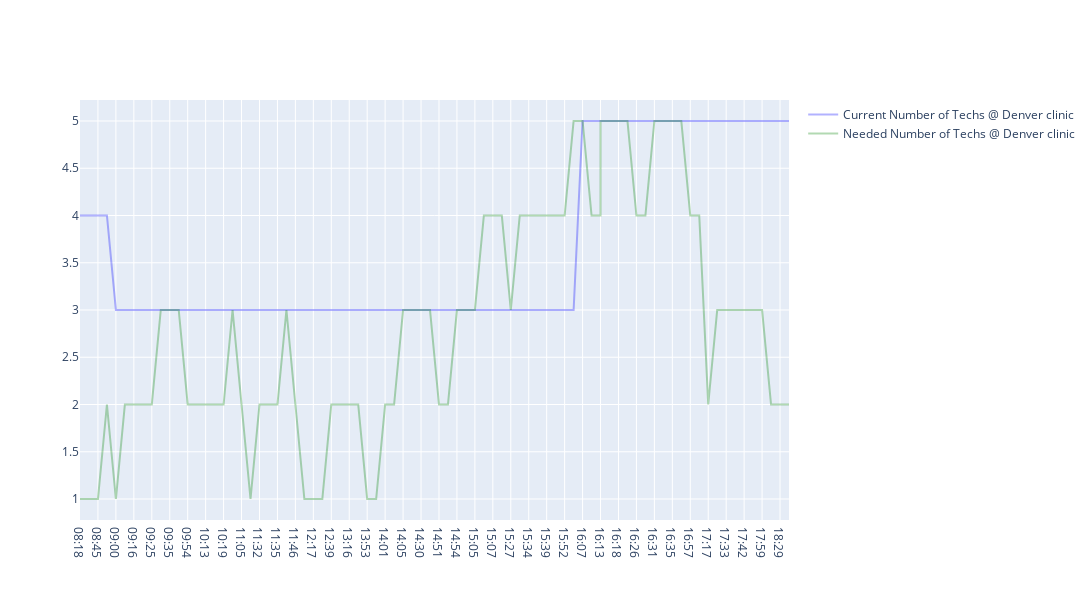

Notebook source saved alongside this figure:
### Code cell
fig = go.Figure()
df = new_patients_df[['checkin_time', 'current_num_techs', 'needed_num_techs', 'visit_date', 'visit_location']].copy()
display(df)
df['checkin_time'] = df.checkin_time.astype('str').apply(lambda x: x[:-3])

# Create subset data for desired date and the two locations to compare
df = df[(df.visit_date == '2022-05-01') & (df.visit_location == 'denver')]

# Construct lineplot for tech-count by location & time
line1 = go.Scatter(
    x=df['checkin_time'], y=df['current_num_techs'], 
    name=f'Current Number of Techs @ Denver clinic', marker_color='blue', mode='lines'
)
line2 = go.Scatter(
    x=df['checkin_time'], y=df['needed_num_techs'], 
    name=f'Needed Number of Techs @ Denver clinic', marker_color='green', mode='lines'
)

# Add subplots to figure object
fig.add_trace(line1)
fig.add_trace(line2)
# Output figure with custom modifications
fig.update_traces(opacity=0.3)
fig.update_layout(height=600, width=1200, showlegend=True, legend_tracegroupgap=250)
fig.show()

### Figure 1 — Plotly figure (JSON) as saved in the notebook; plotly's stock layout.template omitted (floating-point values rounded to 4 significant figures)
{"data": [{"marker": {"color": "blue"}, "mode": "lines", "name": "Current Number of Techs @ Denver clinic", "opacity": 0.3, "type": "scatter", "x": ["08:18", "08:26", "08:45", "08:50", "09:00", "09:08", "09:16", "09:23", "09:25", "09:32", "09:35", "09:36", "09:54", "09:56", "10:13", "10:14", "10:19", "10:25", "11:05", "11:22", "11:32", "11:33", "11:35", "11:37", "11:46", "12:11", "12:17", "12:29", "12:39", "13:05", "13:16", "13:34", "13:53", "14:00", "14:01", "14:03", "14:03", "14:05", "14:13", "14:30", "14:36", "14:51", "14:53", "14:54", "14:59", "14:59", "15:05", "15:06", "15:07", "15:20", "15:27", "15:28", "15:28", "15:34", "15:35", "15:39", "15:40", "15:52", "15:53", "16:07", "16:10", "16:13", "16:13", "16:16", "16:18", "16:22", "16:26", "16:28", "16:31", "16:32", "16:35", "16:42", "16:57", "17:01", "17:17", "17:18", "17:33", "17:39", "17:42", "17:43", "17:59", "18:21", "18:29", "18:37"], "y": [4, 4, 4, 4, 3, 3, 3, 3, 3, 3, 3, 3, 3, 3, 3, 3, 3, 3, 3, 3, 3, 3, 3, 3, 3, 3, 3, 3, 3, 3, 3, 3, 3, 3, 3, 3, 3, 3, 3, 3, 3, 3, 3, 3, 3, 3, 3, 3, 3, 3, 3, 3, 3, 3, 3, 3, 3, 3, 3, 5, 5, 5, 5, 5, 5, 5, 5, 5, 5, 5, 5, 5, 5, 5, 5, 5, 5, 5, 5, 5, 5, 5, 5, 5]}, {"marker": {"color": "green"}, "mode": "lines", "name": "Needed Number of Techs @ Denver clinic", "opacity": 0.3, "type": "scatter", "x": ["08:18", "08:26", "08:45", "08:50", "09:00", "09:08", "09:16", "09:23", "09:25", "09:32", "09:35", "09:36", "09:54", "09:56", "10:13", "10:14", "10:19", "10:25", "11:05", "11:22", "11:32", "11:33", "11:35", "11:37", "11:46", "12:11", "12:17", "12:29", "12:39", "13:05", "13:16", "13:34", "13:53", "14:00", "14:01", "14:03", "14:03", "14:05", "14:13", "14:30", "14:36", "14:51", "14:53", "14:54", "14:59", "14:59", "15:05", "15:06", "15:07", "15:20", "15:27", "15:28", "15:28", "15:34", "15:35", "15:39", "15:40", "15:52", "15:53", "16:07", "16:10", "16:13", "16:13", "16:16", "16:18", "16:22", "16:26", "16:28", "16:31", "16:32", "16:35", "16:42", "16:57", "17:01", "17:17", "17:18", "17:33", "17:39", "17:42", "17:43", "17:59", "18:21", "18:29", "18:37"], "y": [1, 1, 1, 2, 1, 2, 2, 2, 2, 3, 3, 3, 2, 2, 2, 2, 2, 3, 2, 1, 2, 2, 2, 3, 2, 1, 1, 1, 2, 2, 2, 2, 1, 1, 2, 2, 2, 3, 3, 3, 3, 2, 2, 3, 3, 3, 3, 4, 4, 4, 3, 4, 4, 4, 4, 4, 4, 4, 5, 5, 4, 4, 5, 5, 5, 5, 4, 4, 5, 5, 5, 5, 4, 4, 2, 3, 3, 3, 3, 3, 3, 2, 2, 2]}], "layout": {"height": 600, "legend": {"tracegroupgap": 250}, "showlegend": true, "width": 1200}}
